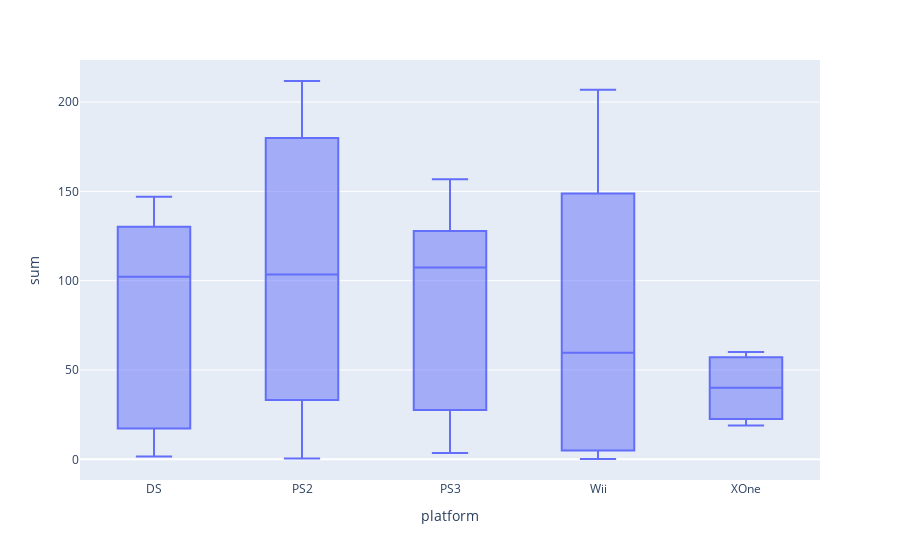

The code cell stored with this chart in its notebook:
### Code cell
px.box(actual_platforms_sales_df, x='platform', y='sum')

### Figure 1 — Plotly figure (JSON) as saved in the notebook; plotly's stock layout.template omitted (floating-point values rounded to 4 significant figures)
{"data": [{"alignmentgroup": "True", "hovertemplate": "platform=%{x}<br>sum=%{y}<extra></extra>", "legendgroup": "", "marker": {"color": "#636efa"}, "name": "", "notched": false, "offsetgroup": "", "orientation": "v", "showlegend": false, "type": "box", "x": ["DS", "DS", "DS", "DS", "DS", "DS", "DS", "DS", "DS", "DS", "PS2", "PS2", "PS2", "PS2", "PS2", "PS2", "PS2", "PS2", "PS2", "PS2", "PS2", "PS3", "PS3", "PS3", "PS3", "PS3", "PS3", "PS3", "PS3", "PS3", "PS3", "PS3", "Wii", "Wii", "Wii", "Wii", "Wii", "Wii", "Wii", "Wii", "Wii", "Wii", "Wii", "XOne", "XOne", "XOne", "XOne"], "x0": " ", "xaxis": "x", "y": [17.27, 130.1, 119.8, 146.9, 145.3, 119.5, 85.02, 26.18, 11.01, 1.54, 166.4, 205.4, 184.3, 211.8, 160.7, 103.4, 75.99, 53.9, 26.4, 5.64, 0.45, 20.96, 73.19, 118.5, 130.9, 142.2, 156.8, 107.4, 113.2, 47.76, 16.82, 3.6, 137.1, 152.8, 171.3, 207.0, 128.0, 59.65, 21.71, 8.59, 3.75, 1.14, 0.18, 18.96, 54.07, 60.14, 26.15], "y0": " ", "yaxis": "y"}], "layout": {"boxmode": "group", "legend": {"tracegroupgap": 0}, "margin": {"t": 60}, "xaxis": {"anchor": "y", "domain": [0, 1], "title": {"text": "platform"}}, "yaxis": {"anchor": "x", "domain": [0, 1], "title": {"text": "sum"}}}}
